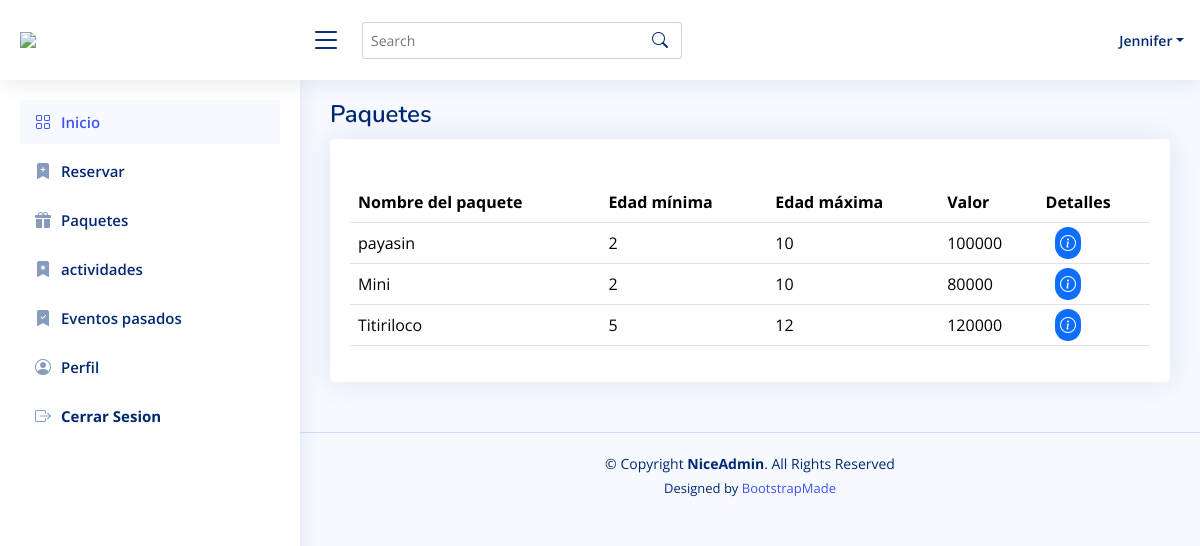
/model/cliente/paquetes.php (signed in), run on an earlier commit of the app's database.
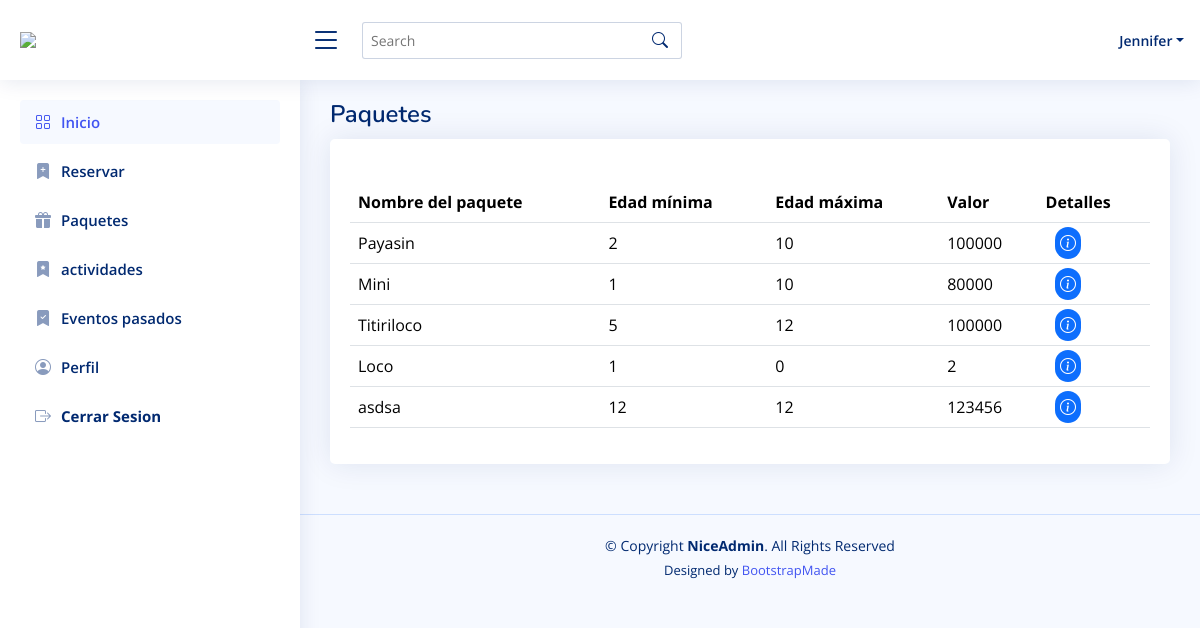
And on a later commit of the database.
### tables this page shows
CREATE TABLE `paquetes` (
  `id_paquetes` int(11) NOT NULL,
  `nombre_paquete` varchar(40) NOT NULL,
  `edad_min` int(11) NOT NULL,
  `edad_max` int(11) NOT NULL,
  `valor` bigint(20) NOT NULL
);

### model/cliente/paquetes.php (the view, shortened to what this page needs)
<?php
    include 'plantilla.php';
    ?>
<main id="main" class="main">
  <div class="pagetitle">
    <h1>Paquetes</h1>
  </div>
  <section class="section">
        <div class="row">
            <div class="col-lg-12">
                <div class="card">
                    <div class="card-body">
                        <h5 class="card-title"></h5>
                            <table class="table datatable">
                                <thead>
                                    <tr>
                                        <th>Nombre del paquete</th>
                                        <th>Edad mínima</th>
                                        <th>Edad máxima</th>
                                        <th>Valor</th>
                                        <th>Detalles</th>
                                    </tr>
                                </thead>
                                <tbody>
                                    <?php
                                    $con_paquetes = $con->prepare("SELECT * FROM paquetes");
                                    $con_paquetes->execute();
                                    $paquetes = $con_paquetes->fetchAll(PDO::FETCH_ASSOC);
                                    foreach ($paquetes as $fila) {
                                        $nombre_paquete = $fila['nombre_paquete'];
                                        $edad_min = $fila['edad_min'];
                                        $edad_max = $fila['edad_max'];
                                        $valor = $fila['valor'];
                                    ?>
                                    <tr>
                                        <td><?php echo $nombre_paquete ?></td>
                                        <td><?php echo $edad_min ?></td>
                                        <td><?php echo $edad_max ?></td>
                                        <td><?php echo $valor ?></td>
                                        <td>
                                            <a href="" class="boton"
                                                onclick="window.open('detalles/detalle_paquetes.php?id=<?php echo $fila['id_paquetes'] ?>','','width=600,height=400,toolbar=NO');return false;">
                                                <i class="bi bi-info-circle"></i>
                                            </a>
                                        </td>
                                    </tr>
                                    <?php
                                    }
                                    ?>
                                </tbody>
                            </table>
            </div>
          </div>
        </div>
      </div>
    </section>
  </main>
  <footer id="footer" class="footer">
    <div class="copyright">
      &copy; Copyright <strong><span>NiceAdmin</span></strong>. All Rights Reserved
    </div>
    <div class="credits">
      Designed by <a href="https://bootstrapmade.com/">BootstrapMade</a>
    </div>
  </footer>
</body>
</html>

What changed in the data, as far as the page shows it:
changed paquetes: nombre_paquete "payasin" → "Payasin"
changed paquetes "Mini": edad_min "2" → "1"
changed paquetes "Titiriloco": valor "120000" → "100000"
added paquetes: nombre_paquete "Loco", edad_min "1", edad_max "0", valor "2"
added paquetes: nombre_paquete "asdsa", edad_min "12", edad_max "12", valor "123456"
